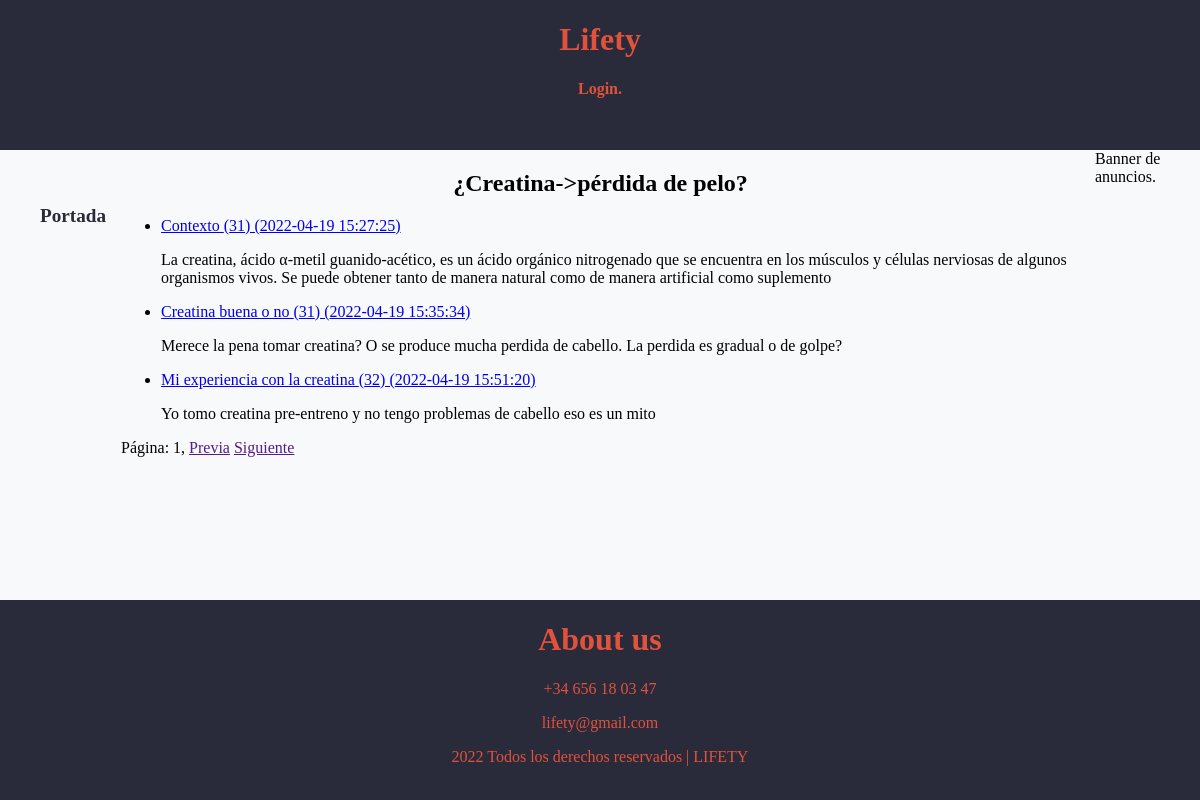
Page /foroaux.php?idforo=27 on the committed database.
### tables this page shows
CREATE TABLE `foro` (
  `id_foro` int(5) UNSIGNED NOT NULL,
  `id_usuario` int(5) UNSIGNED NOT NULL,
  `tema` varchar(50) NOT NULL,
  `nickcreador` varchar(20) NOT NULL,
  `fecha` datetime NOT NULL DEFAULT current_timestamp(),
  `contenido` varchar(500) NOT NULL,
  `categoria` enum('Nutricion','Dieta') NOT NULL,
  `respuestas` int(5) UNSIGNED NOT NULL DEFAULT 0
);

CREATE TABLE `mensaje` (
  `id_mensaje` int(5) UNSIGNED NOT NULL,
  `id_usuario` int(5) UNSIGNED NOT NULL,
  `id_referencia` int(5) UNSIGNED DEFAULT NULL,
  `id_foro` int(5) UNSIGNED NOT NULL,
  `titulo` varchar(50) NOT NULL,
  `mensaje` mediumtext NOT NULL,
  `fecha` datetime NOT NULL,
  `prioridad` int(5) UNSIGNED NOT NULL DEFAULT 0
);

### includes/clases/appweb/foro/Foro.php (called while the page is built, shortened)
<?php
class Foro {
    private $_tema;
    public function __construct($alias, $idusuario, $fecha, $tema, $contenido, $categoria, $respuestas = 0, $idforo = null) {
        $this->_tema = $tema;
    }
    public function getTema() { return $this->_tema; }
    public static function buscaxID($idforo) {
        $conn = Aplicacion::getInstance()->getConexionBd();
        $query = sprintf(
            "SELECT * FROM foro WHERE foro.id_foro = %d", $idforo);
        try {
            $rs = $conn->query($query);
            $fila = $rs->fetch_assoc();
            if ($fila != null)
                $foro = new Foro($fila['nickcreador'], $fila['id_usuario'], $fila['fecha'], $fila['tema'], $fila['contenido'], $fila['categoria'], $fila['respuestas'], $fila['id_foro']);
        } finally {
            if ($rs != null)
                $rs->free();
        }
        return $foro;
    }
}

### includes/clases/appweb/Aplicacion.php (called while the page is built, shortened)
<?php
class Aplicacion {
    private static $instancia;
    private $inicializada;
    private function __construct() {
        $this->inicializada = false;
    }
    public function init($bdDatosConexion, $rutaApp = '/', $dirInstalacion = __DIR__) {
        if (!$this->inicializada) {
            $this->rutaRaizApp = $rutaApp;
            $this->inicializada = true;
        }
    }
    public function resuelve($path = '') {
        $rutaAppLongitudPrefijo = mb_strlen($this->rutaRaizApp);
        if (mb_strlen($path) > 0 && mb_substr($path, 0, 1) !== '/') {
            $path = '/' . $path;
        }
        return $this->rutaRaizApp . $path;
    }
    public function usuarioLogueado() {
        return ($_SESSION['login'] ?? false) === true;
    }
    public function esAdmin() {
        return $this->usuarioLogueado() && $_SESSION['rol'] == 0;
    }
    public function buildUrl($relativeURL, $params = []) {
        $url = $this->resuelve($relativeURL);
        $query = self::buildParams($params);
        if (!empty($query)) {
            $url .= '?' . $query;
        }
        return $url;
    }
    public static function buildParams($params, $separator = '&', $enclosing = '') {
        $query = '';
        $numParams = 0;
        foreach ($params as $param => $value) {
            if ($value != null) {
                $query .= "{$param}={$enclosing}{$value}{$enclosing}";
            }
        }
        return $query;
    }
    public static function getInstance() {
        if (!self::$instancia instanceof self) {
            self::$instancia = new static();
        }
        return self::$instancia;
    }
}

### includes/clases/appweb/foro/Mensaje.php (called while the page is built, shortened)
<?php
class Mensaje {
    public static function getMsgs($idforo, $idref = "IS NULL") {
        $conn = Aplicacion::getInstance()->getConexionBd();
        $query = sprintf(
            "SELECT * FROM mensaje WHERE id_foro = %d AND id_referencia "
            , $idforo
        );
        ($idref === "IS NULL") ? $query .= $idref : $query .= ("=" . $idref);
        try {
            $result = array();
            $rs = $conn->query($query);
            while ($fila = $rs->fetch_assoc())
                array_push($result, $fila);
        } finally {
            if ($rs != null)
                $rs->free();
        }
        return $result;
    }
}

### includes/vistas/helpers/mensajes.php (the view, shortened to what this page needs)
<?php
function visualizaMensaje($mensaje) {
    $app = Aplicacion::getInstance();
    $verURL = $app->buildUrl('mensajes.php', [
        'id' => $mensaje['id_mensaje']
    ]);
    return <<<EOS
    <div id ="">
        <a href="{$verURL}">
            {$mensaje['titulo']} ({$mensaje['id_usuario']}) ({$mensaje['fecha']})
        </a>
        <p>
            {$mensaje['mensaje']}
        </p>
    </div>
    EOS;
}
function listaListaMensajesPaginados($mensajes, $recursivo = false, $idMensajeRetorno = null, $url='mensajes.php', $extraUrlParams = [], $numPorPagina = 5, $numPagina = 1) {
    return listaListaMensajesPaginadosRecursivo($mensajes, $recursivo, $idMensajeRetorno, $url, $extraUrlParams, 1, $numPorPagina, $numPagina);
}
function listaListaMensajesPaginadosRecursivo($mensajes, $recursivo = false, $idMensajeRetorno = null, $url='mensajes.php', $extraUrlParams = [], $nivel = 1, $numPorPagina = 5, $numPagina = 1) {
    $primerMensaje = ($numPagina - 1) * $numPorPagina;
    $numMensajes = count($mensajes);
    $haySiguientePagina = false;
    $html = '<ul>';
    for($idx = $primerMensaje; $idx < $primerMensaje + $numPorPagina && $idx < $numMensajes; $idx++) {
        $mensaje = $mensajes[$idx];
        $html .= '<li>';
        $html .= visualizaMensaje($mensaje);
        $html .= '</li>';
    }
    $html .= '</ul>';
    if ($nivel == 1) {
        $clasesPrevia='deshabilitado';
        $clasesSiguiente = 'deshabilitado';
        $hrefPrevia = '';
        $hrefSiguiente = '';
        $html .=<<<EOS
            <div>
                Página: $numPagina, <a class="boton $clasesPrevia" href="$hrefPrevia">Previa</a> <a class="boton $clasesSiguiente" href="$hrefSiguiente">Siguiente</a>
            </div>
        EOS;
    }
    return $html;
}

### foroaux.php (shortened to what this page needs)
<?php
include __DIR__.'/includes/vistas/helpers/mensajes.php';
$idforo = filter_input(INPUT_GET, 'idforo', FILTER_SANITIZE_NUMBER_INT);
if (!($foro = appweb\foro\Foro::buscaxID($idforo))) {
    appweb\Aplicacion::redirige($app->buildUrl('/foros.php'));
}
$numPagina = filter_input(INPUT_GET, 'numPagina', FILTER_SANITIZE_NUMBER_INT) ?? 1;
$numPorPagina = filter_input(INPUT_GET, 'numPorPagina', FILTER_SANITIZE_NUMBER_INT) ?? 5;
$msgs = appweb\foro\Mensaje::getMsgs($idforo, 'IS NULL');
$nombreForo = $foro->getTema();
$contenidoPrincipal = "<h1>$nombreForo</h1>";
$params = [ 'idforo' => $idforo ];
$contenidoPrincipal .= listaListaMensajesPaginados($msgs, false, null, 'foroaux.php', $params, $numPorPagina, $numPagina);
require __DIR__.'/includes/vistas/plantillas/plantilla.php';

### includes/vistas/plantillas/plantilla.php (shortened to what this page needs)
<!DOCTYPE html>
<html>
    <head>
        <link rel="stylesheet" type="text/css" href="<?= RUTA_CSS ?>/estilo.css" />
    </head>
    <body>
        <div id="contenedor">
            <?php
                require(RAIZ_APP.'/vistas/comun/cabecera.php');
                require(RAIZ_APP.'/vistas/comun/menu.php');
            ?>
            <main>
                <article>
                    <?= $contenidoPrincipal ?>
                </article>
            </main>
            <?php
                require(RAIZ_APP.'/vistas/comun/anuncios.php');
                require(RAIZ_APP.'/vistas/comun/pie.php');
            ?>
        </div>
    </body>
</html>

### includes/vistas/comun/cabecera.php
<?php
function mostrarSaludo() {
    $rutaApp = RUTA_APP;
    $html='';
    if (isset($_SESSION["login"]) && ($_SESSION["login"]===true)) {
        return "{$_SESSION['alias']} <a href='{$rutaApp}/logout.php'>(salir)</a>";
    } else {
        return "<a href='$rutaApp/login.php#'>Login.</a>";
    }
    return $html;
}
?>
<header>
    <div class="logo">
        <h1>Lifety</h1>
    </div>
    <div class="saludo">
        <?= mostrarSaludo() ?>
    </div>
</header>

### includes/vistas/comun/menu.php (shortened to what this page needs)
<?php
function htmlmenu() {
    $html = "<li><a href=".RUTA_APP."/index.php>Portada</a></li>";
    return $html;
}
?>
<nav>
    <div class="navbar">
        <div class="container nav-container">
            <div class="menu-items">
                <ul>
                    <?php echo htmlmenu() ?>
                </ul>
            </div>
        </div>
    </div>
</nav>

### includes/vistas/comun/anuncios.php
<aside>
    Banner de anuncios.
</aside>

### includes/vistas/comun/pie.php
<footer>
    <h1>About us</h1>
    <p>+34 656 18 03 47</p>
    <p>lifety@gmail.com</p>
    <p>2022 Todos los derechos reservados | LIFETY</p>
</footer>

### P3/src/css/estilo.css (style rules this page uses)
body { position : absolute; width : 100%; height : 100%; margin : 0; padding : 0; font-family: Century; -webkit-font-smoothing: antialiased; -moz-osx-font-smoothing: grayscale; background-color: #f8f9fa; }
body:before { content: ""; position: fixed; display: block; top: 0; left: 0; display: block; width: 100%; height: 100%; }
h1 { text-align: center; }
#contenedor { margin: auto; background-color: #f8f9fa; display: grid; height : 100%; width : 100%; grid-template-rows: 150px auto 200px; grid-template-columns: minmax(10%, auto) minmax(auto, 80%) minmax(auto, 10%); grid-template-areas: "cabecera cabecera cabecera" "menu contenido anuncios" "pie pie pie"; position:relative; z-index: 6; }
header { background-color: #292a3a; color: #e1523d ; text-align: center; grid-area: cabecera; }
.saludo a, .saludo a:visited { color: #e1523d; font-weight: bold; text-decoration: none; }
nav { background-color: #f8f9fa; grid-area: menu; margin-right: 15px; }
nav a, nav a:visited { color: #292a3a; font-weight: bold; text-decoration: none; }
nav a, nav li { color: #e1523d; }
nav a, nav h3 { color: #e1523d; }
.navbar .menu-items li { margin-bottom: 1.2rem; font-size: 1.5rem; font-weight: 500; }
.navbar .nav-container li { list-style: none; }
.navbar .nav-container a { color: #292a3a; font-weight: bold; font-size: 1.2rem; }
.nav-container { display: block; position: relative; }
aside { background-color: #f8f9fa; grid-area: anuncios; margin-left: 15px; }
main { margin: 0 auto; background-color: #f8f9fa; grid-area: contenido; }
footer { clear: both; background-color: #292a3a; color: #e1523d; text-align: center; grid-area: pie; }

### rows in the picture
foro: tema "¿Creatina->pérdida de pelo?"
mensaje: titulo "Contexto", id_usuario "31", fecha "2022-04-19 15:27:25", mensaje "La creatina, ácido α-metil guanido-acético, es un ácido orgánico nitrogenado que se encuentra en los músculos y células nerviosas de algunos organismos vivos. Se puede obtener tanto de manera natural como de manera artificial como suplemento"
mensaje: titulo "Creatina buena o no", id_usuario "31", fecha "2022-04-19 15:35:34", mensaje "Merece la pena tomar creatina? O se produce mucha perdida de cabello. La perdida es gradual o de golpe?"
mensaje: titulo "Mi experiencia con la creatina", id_usuario "32", fecha "2022-04-19 15:51:20", mensaje "Yo tomo creatina pre-entreno y no tengo problemas de cabello eso es un mito"

### other values in the picture
$numPagina "1"
